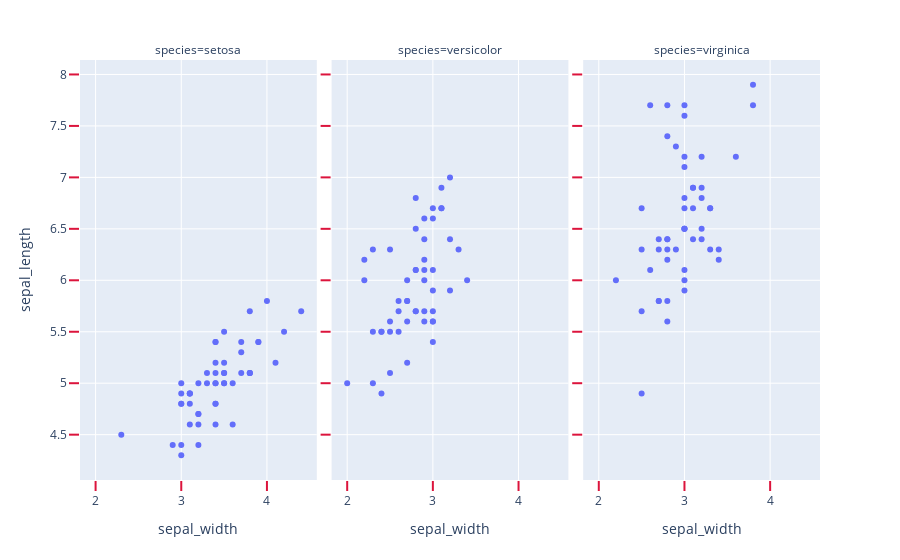

The code cell stored with this chart in its notebook:
### Markdown cell above
4. tick 스타일 지정

```py
fig.update_xaxes(tickwidth=두꺠, tickcolor=색, ticklen=길이)
fig.update_yaxes(tickwidth=두꺠, tickcolor=색, ticklen=길이)
```

### Code cell
df = px.data.iris()
fig = px.scatter(df, x="sepal_width", y="sepal_length", facet_col="species")

fig.update_xaxes(ticks="outside", tickwidth=2, tickcolor="crimson", ticklen=10)
fig.update_yaxes(ticks="outside", tickwidth=2, tickcolor="crimson", ticklen=10)

fig.show()

### Figure 1 — Plotly figure (JSON) as saved in the notebook; plotly's stock layout.template omitted (floating-point values rounded to 4 significant figures)
{"data": [{"hovertemplate": "species=setosa<br>sepal_width=%{x}<br>sepal_length=%{y}<extra></extra>", "legendgroup": "", "marker": {"color": "#636efa", "symbol": "circle"}, "mode": "markers", "name": "", "orientation": "v", "showlegend": false, "type": "scatter", "x": [3.5, 3, 3.2, 3.1, 3.6, 3.9, 3.4, 3.4, 2.9, 3.1, 3.7, 3.4, 3, 3, 4, 4.4, 3.9, 3.5, 3.8, 3.8, 3.4, 3.7, 3.6, 3.3, 3.4, 3, 3.4, 3.5, 3.4, 3.2, 3.1, 3.4, 4.1, 4.2, 3.1, 3.2, 3.5, 3.1, 3, 3.4, 3.5, 2.3, 3.2, 3.5, 3.8, 3, 3.8, 3.2, 3.7, 3.3], "xaxis": "x", "y": [5.1, 4.9, 4.7, 4.6, 5, 5.4, 4.6, 5, 4.4, 4.9, 5.4, 4.8, 4.8, 4.3, 5.8, 5.7, 5.4, 5.1, 5.7, 5.1, 5.4, 5.1, 4.6, 5.1, 4.8, 5, 5, 5.2, 5.2, 4.7, 4.8, 5.4, 5.2, 5.5, 4.9, 5, 5.5, 4.9, 4.4, 5.1, 5, 4.5, 4.4, 5, 5.1, 4.8, 5.1, 4.6, 5.3, 5], "yaxis": "y"}, {"hovertemplate": "species=versicolor<br>sepal_width=%{x}<br>sepal_length=%{y}<extra></extra>", "legendgroup": "", "marker": {"color": "#636efa", "symbol": "circle"}, "mode": "markers", "name": "", "orientation": "v", "showlegend": false, "type": "scatter", "x": [3.2, 3.2, 3.1, 2.3, 2.8, 2.8, 3.3, 2.4, 2.9, 2.7, 2, 3, 2.2, 2.9, 2.9, 3.1, 3, 2.7, 2.2, 2.5, 3.2, 2.8, 2.5, 2.8, 2.9, 3, 2.8, 3, 2.9, 2.6, 2.4, 2.4, 2.7, 2.7, 3, 3.4, 3.1, 2.3, 3, 2.5, 2.6, 3, 2.6, 2.3, 2.7, 3, 2.9, 2.9, 2.5, 2.8], "xaxis": "x2", "y": [7, 6.4, 6.9, 5.5, 6.5, 5.7, 6.3, 4.9, 6.6, 5.2, 5, 5.9, 6, 6.1, 5.6, 6.7, 5.6, 5.8, 6.2, 5.6, 5.9, 6.1, 6.3, 6.1, 6.4, 6.6, 6.8, 6.7, 6, 5.7, 5.5, 5.5, 5.8, 6, 5.4, 6, 6.7, 6.3, 5.6, 5.5, 5.5, 6.1, 5.8, 5, 5.6, 5.7, 5.7, 6.2, 5.1, 5.7], "yaxis": "y2"}, {"hovertemplate": "species=virginica<br>sepal_width=%{x}<br>sepal_length=%{y}<extra></extra>", "legendgroup": "", "marker": {"color": "#636efa", "symbol": "circle"}, "mode": "markers", "name": "", "orientation": "v", "showlegend": false, "type": "scatter", "x": [3.3, 2.7, 3, 2.9, 3, 3, 2.5, 2.9, 2.5, 3.6, 3.2, 2.7, 3, 2.5, 2.8, 3.2, 3, 3.8, 2.6, 2.2, 3.2, 2.8, 2.8, 2.7, 3.3, 3.2, 2.8, 3, 2.8, 3, 2.8, 3.8, 2.8, 2.8, 2.6, 3, 3.4, 3.1, 3, 3.1, 3.1, 3.1, 2.7, 3.2, 3.3, 3, 2.5, 3, 3.4, 3], "xaxis": "x3", "y": [6.3, 5.8, 7.1, 6.3, 6.5, 7.6, 4.9, 7.3, 6.7, 7.2, 6.5, 6.4, 6.8, 5.7, 5.8, 6.4, 6.5, 7.7, 7.7, 6, 6.9, 5.6, 7.7, 6.3, 6.7, 7.2, 6.2, 6.1, 6.4, 7.2, 7.4, 7.9, 6.4, 6.3, 6.1, 7.7, 6.3, 6.4, 6, 6.9, 6.7, 6.9, 5.8, 6.8, 6.7, 6.7, 6.3, 6.5, 6.2, 5.9], "yaxis": "y3"}], "layout": {"annotations": [{"font": {}, "showarrow": false, "text": "species=setosa", "x": 0.16, "xanchor": "center", "xref": "paper", "y": 1, "yanchor": "bottom", "yref": "paper"}, {"font": {}, "showarrow": false, "text": "species=versicolor", "x": 0.5, "xanchor": "center", "xref": "paper", "y": 1, "yanchor": "bottom", "yref": "paper"}, {"font": {}, "showarrow": false, "text": "species=virginica", "x": 0.84, "xanchor": "center", "xref": "paper", "y": 1, "yanchor": "bottom", "yref": "paper"}], "legend": {"tracegroupgap": 0}, "margin": {"t": 60}, "xaxis": {"anchor": "y", "domain": [0, 0.32], "tickcolor": "crimson", "ticklen": 10, "ticks": "outside", "tickwidth": 2, "title": {"text": "sepal_width"}}, "xaxis2": {"anchor": "y2", "domain": [0.34, 0.66], "matches": "x", "tickcolor": "crimson", "ticklen": 10, "ticks": "outside", "tickwidth": 2, "title": {"text": "sepal_width"}}, "xaxis3": {"anchor": "y3", "domain": [0.68, 1.0], "matches": "x", "tickcolor": "crimson", "ticklen": 10, "ticks": "outside", "tickwidth": 2, "title": {"text": "sepal_width"}}, "yaxis": {"anchor": "x", "domain": [0, 1], "tickcolor": "crimson", "ticklen": 10, "ticks": "outside", "tickwidth": 2, "title": {"text": "sepal_length"}}, "yaxis2": {"anchor": "x2", "domain": [0, 1], "matches": "y", "showticklabels": false, "tickcolor": "crimson", "ticklen": 10, "ticks": "outside", "tickwidth": 2}, "yaxis3": {"anchor": "x3", "domain": [0, 1], "matches": "y", "showticklabels": false, "tickcolor": "crimson", "ticklen": 10, "ticks": "outside", "tickwidth": 2}}}
